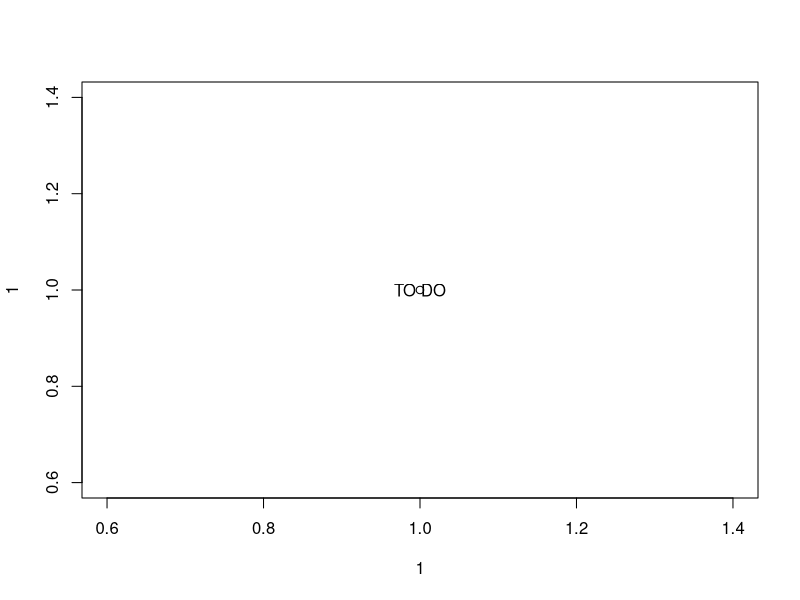

Here is the R script that generated this plot:
#
# hazard-survival.R,  8 Oct 13
#
# Example from:
# Empirical Software Engineering using R
# Derek M. Jones

plot(1, 1)

text(1, 1, "TO DO")


